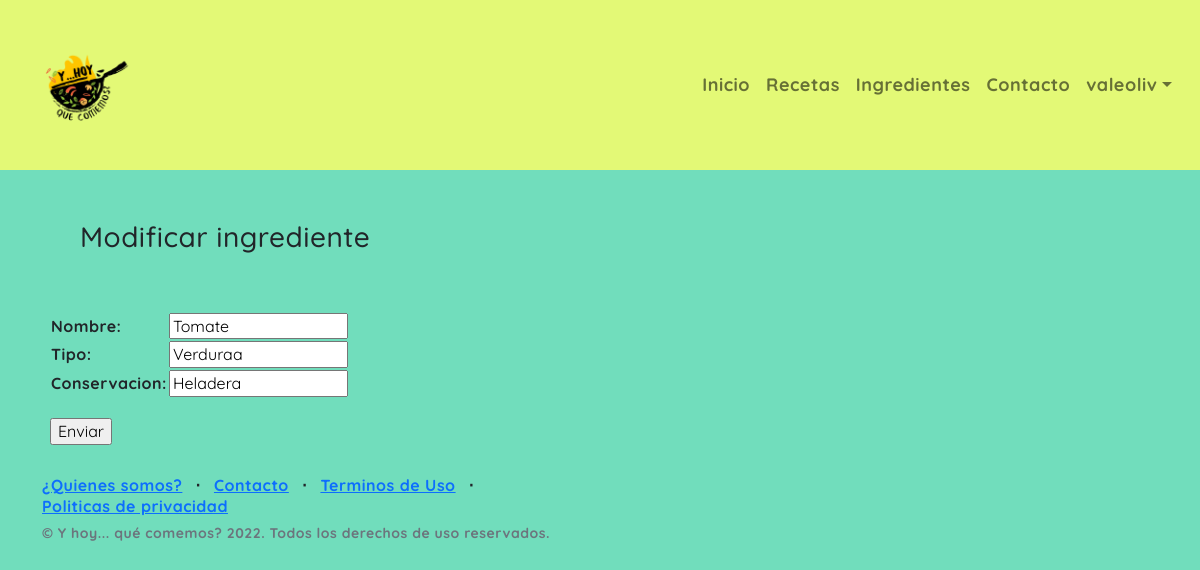
The page /app_recetas/modificar_ingrediente/Tomate (signed in) on the database its author committed.
### app_recetas/models.py (models this page shows, shortened)
class Ingrediente(models.Model):
    nombre = models.CharField(max_length=40)
    tipo = models.CharField(max_length=40)
    conservacion = models.CharField(max_length=250)

### app_recetas/views.py (the view)
# urls.py: path('modificar_ingrediente/<str:nombre>', views.modificar_ingrediente , name='modificar_ingrediente'),
@login_required
def modificar_ingrediente (request, nombre):
    ingrediente = Ingrediente.objects.get(nombre=nombre)
    if request.method == 'POST':
        n_ingrediente = Nuevo_ingrediente(request.POST)
        print(n_ingrediente)
        if n_ingrediente.is_valid:
            datos = n_ingrediente.cleaned_data
            ingrediente.nombre = datos['nombre'] #sobreescribo
            ingrediente.tipo = datos['tipo']
            ingrediente.conservacion = datos['conservacion']
            ingrediente.save()
            ingrediente = Ingrediente.objects.all() #cargo todos
            return render(request, "app_recetas/ingredientes.html" , {"datos": ingrediente}) #renderizo nuevamente
    else:
        n_ingrediente = Nuevo_ingrediente(initial={'nombre':ingrediente.nombre , 'tipo':ingrediente.tipo , 'conservacion':ingrediente.conservacion})
    return render(request, "app_recetas/modificar_ingrediente.html", {"n_ingrediente":n_ingrediente , "ingrediente":ingrediente})

### app_recetas/forms.py
class Nuevo_ingrediente(forms.Form):
    nombre = forms.CharField()
    tipo = forms.CharField()
    conservacion = forms.CharField()

### app_recetas/templates/app_recetas/modificar_ingrediente.html
{% extends "app_recetas/padre.html" %}
{% load static %}
{% block contenido %}
<h3>Modificar ingrediente</h3>
<form action="{% url 'modificar_ingrediente' ingrediente.nombre %}" method="POST" class="tabla">{% csrf_token %}
    <table>
        {{n_ingrediente.as_table}}
    </table>
    <input type="submit" value="Enviar" class="boton">
</form>
{% endblock %}

### app_recetas/templates/app_recetas/padre.html (shortened to what this page needs)
<!DOCTYPE html>
<html lang="en">
<head>
    {% load static %}
    <link href="https://cdn.jsdelivr.net/npm/bootstrap@5.1.0/dist/css/bootstrap.min.css" rel="stylesheet">
    <link href="{% static '/app_recetas/css/style.css' %}" rel="stylesheet" />
</head>
<body>
    <header>
  <nav class="navbar fixed-top navbar-expand-md navbar-light bg-light">
    <div class="container-fluid">
      <a class="navbar-brand" href="{% url 'inicio'%}">
        <img src="{% static '/app_recetas/img/logo_queco.png' %}" alt="" width="120" height="120" class="d-inline-block align-text-top"></a>
        <ul class="navbar-nav collapse navbar-collapse" id="navbarNav">
          <li class="nav-item">
            <a class="nav-link" aria-current="page" href="{% url 'inicio'%}">Inicio</a>
          </li>
          <li class="nav-item">
            <a class="nav-link" href="{% url 'recetas'%}">Recetas</a>
          </li>
          <li class="nav-item">
            <a class="nav-link" href="{% url 'ingredientes'%}">Ingredientes</a>
          </li>
          <li class="nav-item">
            <a class="nav-link" href="{% url 'contacto'%}">Contacto</a>
          </li>
          <li class="nav-item dropdown">
            {% if request.user.is_authenticated %}
            <a class="nav-link dropdown-toggle" href="#" id="navbarDropdownMenuLink" role="button" data-bs-toggle="dropdown" aria-expanded="false">{{user.username}}</a>
              {% endif %}
          </li>
        </ul>
      </div>
    </nav>
</header>
<main>
    {% block contenido %}
    {% endblock %}
</main>
<footer>
    <div class="container">
        <div class="row">
            <div class="col-lg-6 h-100 text-center text-lg-start my-auto">
                <ul class="list-inline mb-2">
                    <li class="list-inline-item"><a href="{% url 'about'%}">¿Quienes somos?</a></li>
                    <li class="list-inline-item">⋅</li>
                    <li class="list-inline-item"><a href="#!">Contacto</a></li>
                    <li class="list-inline-item">⋅</li>
                    <li class="list-inline-item"><a href="#!">Terminos de Uso</a></li>
                    <li class="list-inline-item">⋅</li>
                    <li class="list-inline-item"><a href="#!">Politicas de privacidad</a></li>
                </ul>
                <p class="text-muted small mb-4 mb-lg-0">&copy; Y hoy... qué comemos? 2022. Todos los derechos de uso reservados.</p>
            </div>
        </div>
    </div>
  </footer>
  </body>
  </html>

### app_recetas/static/app_recetas/css/style.css (style rules this page uses)
.navbar-nav { align-items: center; justify-content: flex-end; }
.navbar { padding: 0px; margin: 0px; }
.container-fluid { background-color:#E3F976; padding: 20px; margin: 0; justify-content: flex-end; }
.navbar-brand { font-size: xx-large; font-weight: bold; }
.nav-item { font-size: large; }
body { padding-top: 0px; padding-bottom: 0px; margin: 0px; margin-top: 150px; font-family: 'Quicksand', sans-serif; font-weight: bold; text-align: justify; line-height: 1.3; text-decoration-line: none; letter-spacing: 0.5px; background-color: #71DDBC; }
footer { margin-top: 200 px; margin-bottom: 150 px; }
main { margin: 10px; padding: 20px; }
h3 { padding: 50px; }
.tabla { margin-left: 20px; }
.boton { margin-top: 20px; }

### rows shown on the page
Ingrediente: nombre "Tomate", tipo "Verduraa", conservacion "Heladera"

### other values the page prints
{{ user.username }} "valeoliv"
